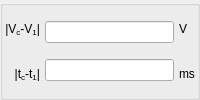
            <widget class="QGroupBox" name="gbDiffc1">
             <layout class="QHBoxLayout" name="horizontalLayout_16">
              <property name="spacing">
               <number>3</number>
              </property>
              <property name="leftMargin">
               <number>1</number>
              </property>
              <property name="topMargin">
               <number>1</number>
              </property>
              <property name="rightMargin">
               <number>1</number>
              </property>
              <property name="bottomMargin">
               <number>1</number>
              </property>
              <item>
               <layout class="QVBoxLayout" name="verticalLayout_21">
                <property name="spacing">
                 <number>3</number>
                </property>
                <property name="leftMargin">
                 <number>1</number>
                </property>
                <property name="topMargin">
                 <number>1</number>
                </property>
                <property name="rightMargin">
                 <number>1</number>
                </property>
                <property name="bottomMargin">
                 <number>1</number>
                </property>
                <item>
                 <widget class="QLabel" name="label_3">
                  <property name="text">
                   <string>|V&lt;sub&gt;c&lt;/sub&gt;-V&lt;sub&gt;1&lt;/sub&gt;|</string>
                  </property>
                  <property name="alignment">
                   <set>Qt::AlignRight|Qt::AlignTrailing|Qt::AlignVCenter</set>
                  </property>
                 </widget>
                </item>
                <item>
                 <widget class="QLabel" name="label_4">
                  <property name="text">
                   <string>|t&lt;sub&gt;c&lt;/sub&gt;-t&lt;sub&gt;1&lt;/sub&gt;|</string>
                  </property>
                  <property name="alignment">
                   <set>Qt::AlignRight|Qt::AlignTrailing|Qt::AlignVCenter</set>
                  </property>
                 </widget>
                </item>
               </layout>
              </item>
              <item>
               <layout class="QVBoxLayout" name="verticalLayout_22">
                <property name="spacing">
                 <number>3</number>
                </property>
                <property name="leftMargin">
                 <number>1</number>
                </property>
                <property name="topMargin">
                 <number>1</number>
                </property>
                <property name="rightMargin">
                 <number>1</number>
                </property>
                <property name="bottomMargin">
                 <number>1</number>
                </property>
                <item>
                 <widget class="QLineEdit" name="leDiffVc1">
                  <property name="alignment">
                   <set>Qt::AlignRight|Qt::AlignTrailing|Qt::AlignVCenter</set>
                  </property>
                  <property name="readOnly">
                   <bool>true</bool>
                  </property>
                 </widget>
                </item>
                <item>
                 <widget class="QLineEdit" name="leDifftc1">
                  <property name="alignment">
                   <set>Qt::AlignRight|Qt::AlignTrailing|Qt::AlignVCenter</set>
                  </property>
                  <property name="readOnly">
                   <bool>true</bool>
                  </property>
                 </widget>
                </item>
               </layout>
              </item>
              <item>
               <layout class="QVBoxLayout" name="verticalLayout_23">
                <property name="spacing">
                 <number>3</number>
                </property>
                <property name="leftMargin">
                 <number>1</number>
                </property>
                <property name="topMargin">
                 <number>1</number>
                </property>
                <property name="rightMargin">
                 <number>1</number>
                </property>
                <property name="bottomMargin">
                 <number>1</number>
                </property>
                <item>
                 <widget class="QLabel" name="label_10">
                  <property name="text">
                   <string>V</string>
                  </property>
                 </widget>
                </item>
                <item>
                 <widget class="QLabel" name="label_9">
                  <property name="text">
                   <string>ms</string>
                  </property>
                 </widget>
                </item>
               </layout>
              </item>
             </layout>
            </widget>
